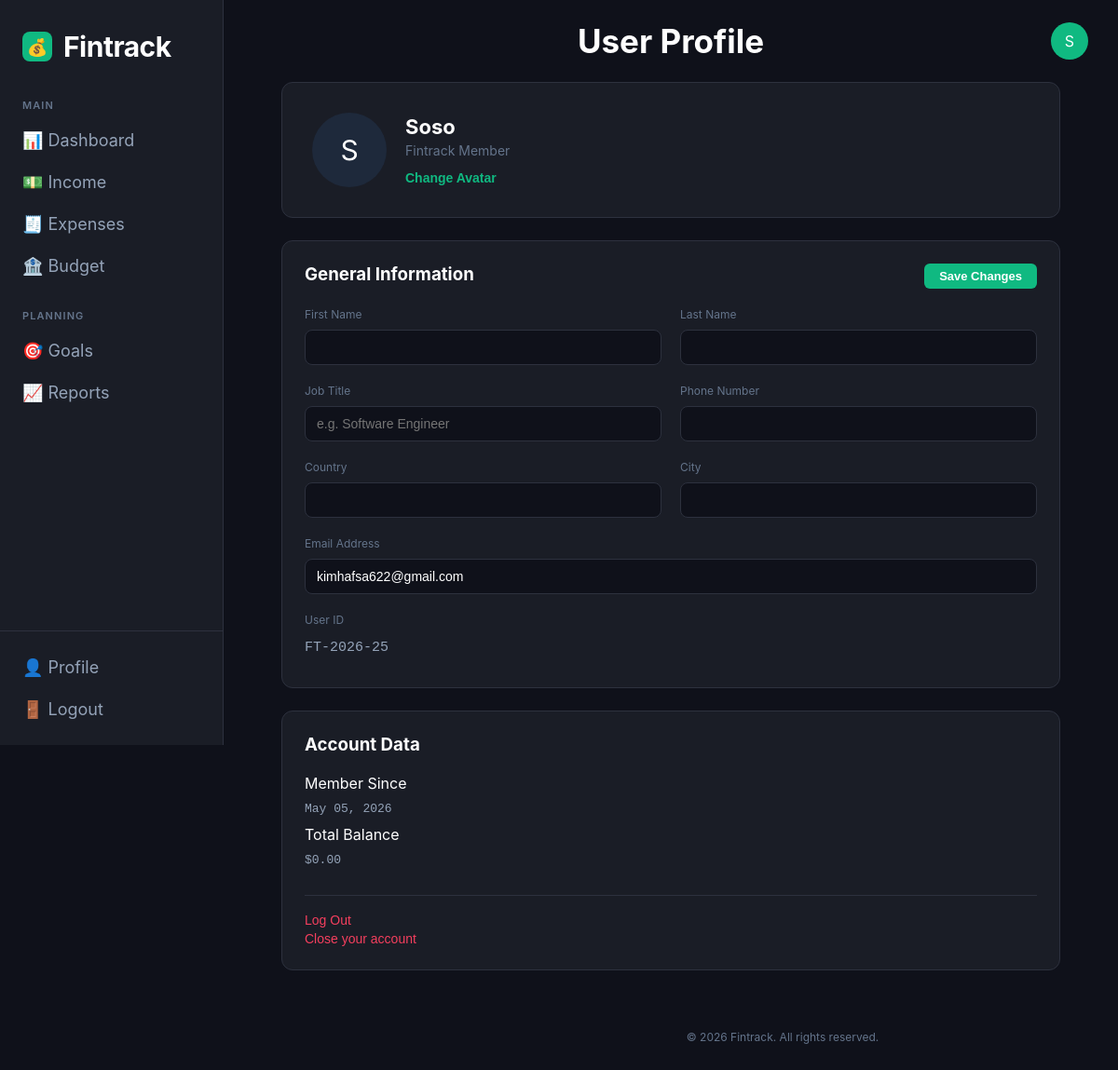
Page /users/user-profile/ (signed in) on the earlier database version.
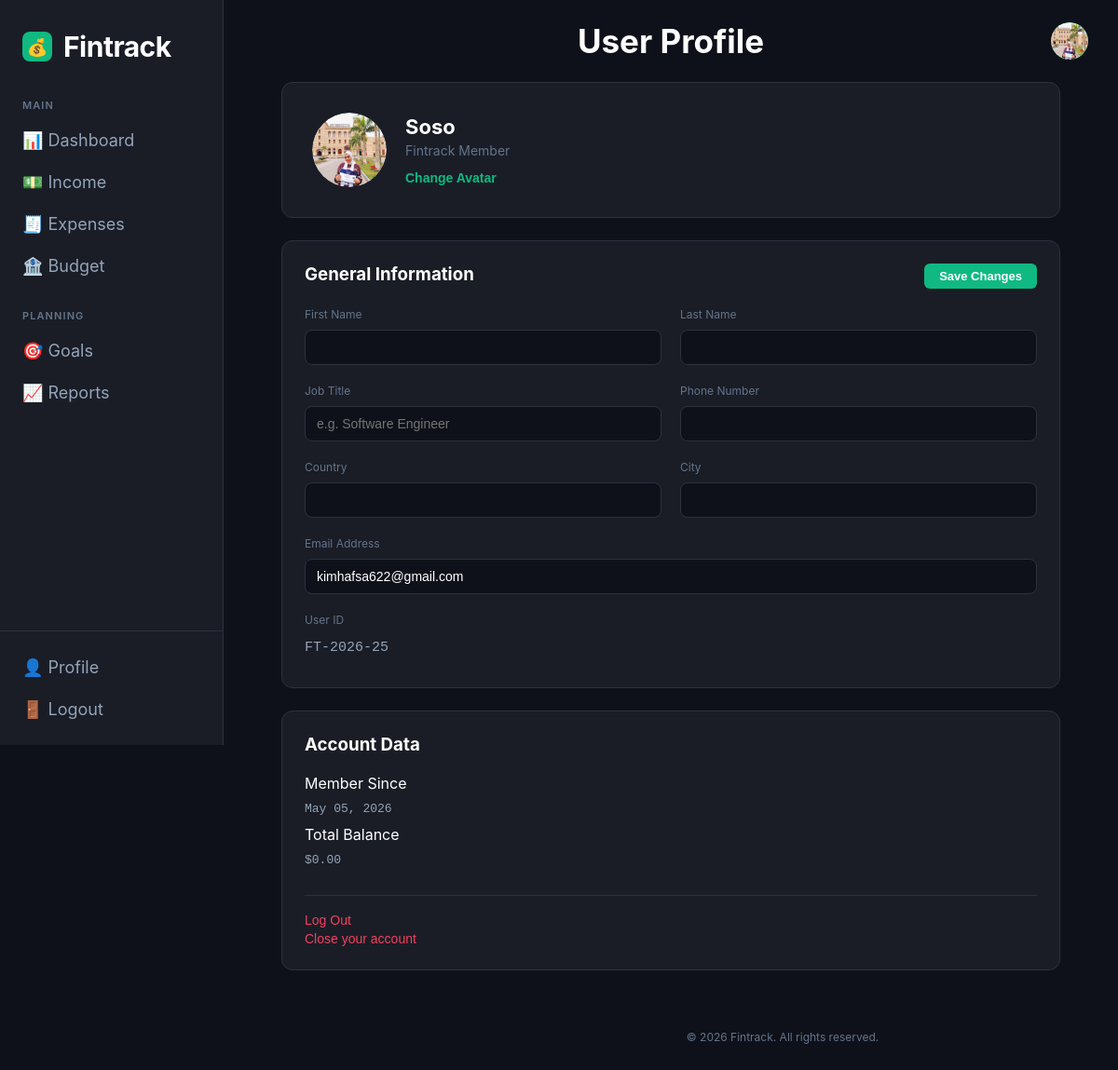
Same page on the later database version.
### users/models.py (models this page shows, shortened)
class User(AbstractUser):
    total_balance = models.FloatField(default=0.0)
    job_title     = models.CharField(max_length=100, blank=True, default="")
    phone_number  = models.CharField(max_length=20,  blank=True, default="")
    country       = models.CharField(max_length=100, blank=True, default="")
    city          = models.CharField(max_length=100, blank=True, default="")
    avatar = models.ImageField(upload_to='avatars/', blank=True, null=True)

### users/views.py (the view, shortened to what this page needs)
# urls.py: path('user-profile/', views.profile_view, name='user-profile'),
@login_required(login_url='/users/login/')
def profile_view(request):
    user = request.user
    total_income   = income.objects.filter(user=request.user).aggregate(Sum('Amount'))['Amount__sum'] or 0
    total_expenses = expenses.objects.filter(user=request.user).aggregate(Sum('Amount'))['Amount__sum'] or 0
    total_balance  = total_income - total_expenses
    return render(request, 'users/user-profile.html', {
        'user': user,
        'total_balance': total_balance,
    })

### users/templates/users/user-profile.html (shortened to what the changed rows need)
{% load static %}
<!DOCTYPE html>
<html lang="en">
<head>
    <link rel="stylesheet" href="{% static 'side-bar.css' %}">
    <link rel="stylesheet" href="{% static 'profile.css' %}">
</head>
<body>
    <div class="app">
        <div class="main">
            <nav class="topbar">
                <div class="page-title">User Profile</div>
                <div class="avatar">
                    {% if user.avatar %}
                        <img src="{{ user.avatar.url }}" style="width:100%;height:100%;object-fit:cover;border-radius:50%;">
                    {% else %}
                        {{ user.username|first|upper }}
                    {% endif %}
                </div>
            </nav>
            <div class="content profile-grid">
                <div class="profile-header-card stat-card">
                    <div class="avatar-group">
                        <div class="avatar-container">
                            <div class="avatar-large" id="profile-pic">
                                {% if user.avatar %}
                                    <img src="{{ user.avatar.url }}" style="width:100%;height:100%;object-fit:cover;border-radius:50%;">
                                {% else %}
                                    {{ user.first_name|first|upper|default:user.username|first|upper }}
                                {% endif %}
                            </div>
                        </div>
                        <div class="header-text">
                            <h2 id="display-name-header">
                                {{ user.get_full_name|default:user.username }}
                            </h2>
                            <p class="job-title" id="display-job-header">
                                {{ user.job_title|default:"Fintrack Member" }}
                            </p>
                            <button class="btn-text-only" id="change-avatar-btn">Change Avatar</button>
                        </div>
                    </div>
                </div>
                <div class="profile-col">
                    <section class="stat-card">
                        <form id="general-info-form" class="info-grid" method="POST" action="{% url 'users:user-profile' %}" enctype="multipart/form-data">
                            <div class="info-item full-width">
                                <label for="input-email">Email Address</label>
                                <input type="email" id="input-email" name="email" class="profile-input" value="{{ user.email }}">
                            </div>
                            <div class="info-item">
                                <label>User ID</label>
                                <p class="static-id">FT-{{ user.date_joined|date:"Y" }}-{{ user.pk|stringformat:"02d" }}</p>
                            </div>
                        </form>
                    </section>
                </div>
                <div class="profile-col">
                    <section class="stat-card">
                        <div class="form-group-static">
                            <label>Member Since</label>
                            <p class="static-id">{{ user.date_joined|date:"M d, Y" }}</p>
                        </div>
                    </section>
                </div>
            </div>
        </div>
    </div>
</body>
</html>

Differences in the rows shown:
changed User "Soso": avatar: picture added; username|first "S" → (not shown); first_name|first "S" → (not shown)
